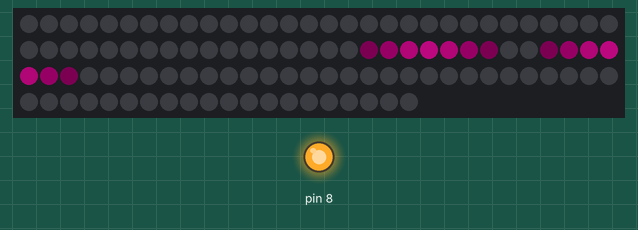
This sketch was run on a simulated Arduino Uno, built with avr-gcc and run on an emulated ATmega328P. On the bench: 110 RGB LEDs in strip order, left to right, continuing on the next row, output pins drawn as LEDs (lit = HIGH). Dim RGB values are drawn brighter than linear; random numbers use the default seed unless the sketch sets one.

Above: at 0.22 s.
At 5.27 s:
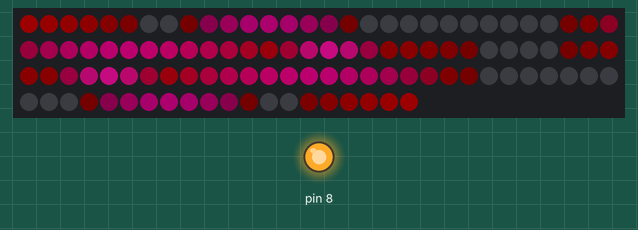
At 10.32 s:
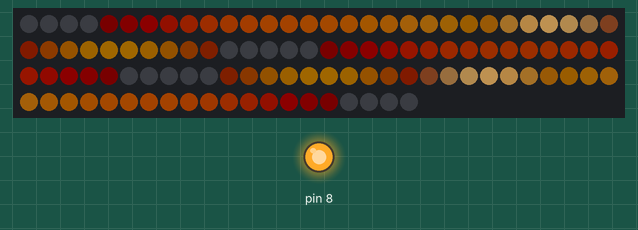
At 14.45 s:
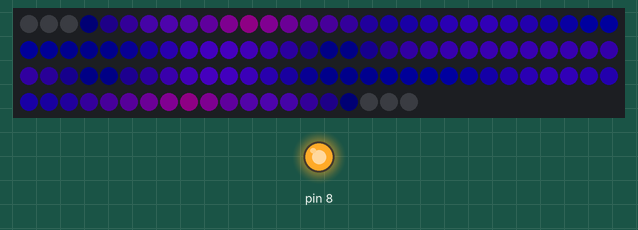
At 20.42 s:
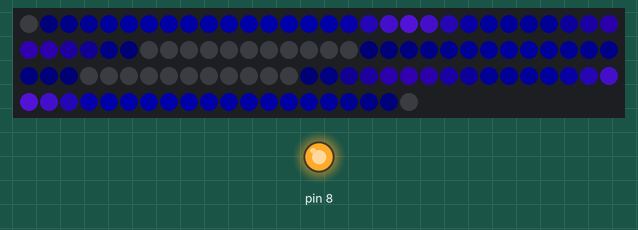
At 39.85 s:
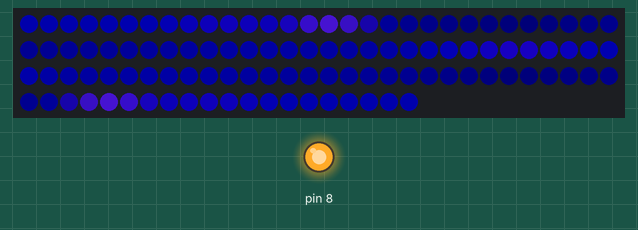

The sketch:

moonbase12.ino
```cpp
#include <Adafruit_NeoPixel.h>
#define STRIP_LENGTH 110
#define MS_DELAY 40
#define CHANCE_COLOR 750
#define CHANCE_SPEED 2
#define CHANCE_FADE 1000
#define MIN_SPEED 20
#define BLEND_FACTOR 25
#define FADE_FACTOR 99

// derived:
#define BUFFER_LENGTH (STRIP_LENGTH / 2)
#define BLEND_FACTOR_R (100 - (2 * BLEND_FACTOR))

struct CRGB
{
  uint8_t r, g, b;

    // allow construction from R, G, B
    inline CRGB(uint8_t ir, uint8_t ig, uint8_t ib)  __attribute__((always_inline))
        : r(ir), g(ig), b(ib)
    {
    }

    // allow construction from uint32_t
    inline CRGB(uint32_t color)  __attribute__((always_inline))
        : r(color >> 16), g((color >> 8) & 0xFF), b(color & 0xFF)
    {
    }

    inline CRGB()  __attribute__((always_inline))
      : r(0), g(0), b(0)
    {
    }
};


Adafruit_NeoPixel strip = Adafruit_NeoPixel(STRIP_LENGTH, 6, NEO_GRB + NEO_KHZ800);
CRGB buffer[BUFFER_LENGTH], buffer_copy[BUFFER_LENGTH], dripColor;
uint8_t CHANCE_DRIP = 4, fadeCount = 0;

void setup() {
  strip.begin();
  strip.show();

  // Turn "working" indicator on
  pinMode(8, OUTPUT);
  digitalWrite(8, HIGH);

  memset(buffer, 0, BUFFER_LENGTH * sizeof(CRGB));
  pickNewDrip();
}

void loop() {
  if (random(0, CHANCE_COLOR) == 0) {
    pickNewDrip();

    if (random(0, CHANCE_SPEED) == 0) {
      CHANCE_DRIP = random(0, MIN_SPEED);
    }
  }

  if (random(0, CHANCE_DRIP) == 0) {
    drip();
  }

  if (random(0, CHANCE_FADE) == 0) {
    fadeCount = 100;
  }

  if (CHANCE_DRIP < 5 || fadeCount > 0) {
    fade();

    if (fadeCount > 0) {
      fadeCount--;
    }
  }

  blend();
  render();
  delay(MS_DELAY);
}

void pickNewDrip() {
  uint32_t r = random(0, 255), g = random(0, 255), b = random(0, 255);
  uint32_t m = max(max(r, g), b);
  uint32_t s = 250000 / m;

  dripColor.r = (r * s) / 1000;
  dripColor.g = (g * s) / 1000;
  dripColor.b = (b * s) / 1000;
}

void render() {
  for (uint8_t i = 0; i < BUFFER_LENGTH; i++) {
    strip.setPixelColor(i, buffer[i].r, buffer[i].g, buffer[i].b);
    strip.setPixelColor(STRIP_LENGTH - i - 1, buffer[i].r, buffer[i].g, buffer[i].b);
  }

  strip.show();
}

void drip() {
  buffer[random(0, BUFFER_LENGTH)] = dripColor;
}

void fade() {
  for (uint8_t i = 0; i < BUFFER_LENGTH; i++) {
    buffer[i].r = ((uint16_t)buffer[i].r * FADE_FACTOR) / 100;
    buffer[i].g = ((uint16_t)buffer[i].g * FADE_FACTOR) / 100;
    buffer[i].b = ((uint16_t)buffer[i].b * FADE_FACTOR) / 100;
  }
}

void blend() {
  memcpy(buffer_copy, buffer, BUFFER_LENGTH * sizeof(CRGB));

  for (uint8_t i = 0; i < BUFFER_LENGTH; i++) {
    CRGB *m1 = (i != 0) ? &buffer_copy[i - 1] : &buffer_copy[i];
    CRGB *p1 = (i != BUFFER_LENGTH - 1) ? &buffer_copy[i + 1] : &buffer_copy[i];

    buffer[i].r = ((BLEND_FACTOR_R * (uint16_t)buffer_copy[i].r) + (BLEND_FACTOR * (uint16_t)m1->r) + (BLEND_FACTOR * (uint16_t)p1->r)) / 100;
    buffer[i].g = ((BLEND_FACTOR_R * (uint16_t)buffer_copy[i].g) + (BLEND_FACTOR * (uint16_t)m1->g) + (BLEND_FACTOR * (uint16_t)p1->g)) / 100;
    buffer[i].b = ((BLEND_FACTOR_R * (uint16_t)buffer_copy[i].b) + (BLEND_FACTOR * (uint16_t)m1->b) + (BLEND_FACTOR * (uint16_t)p1->b)) / 100;
  }
}
```
